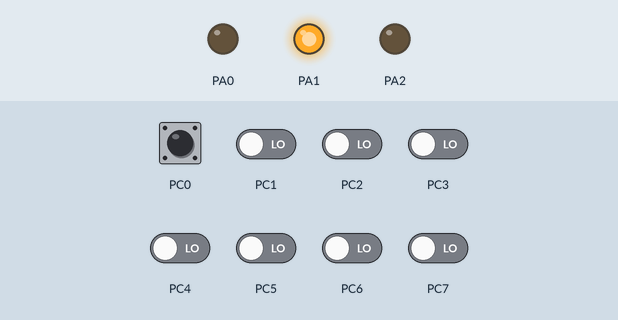
This program was run on a simulated ATmega32, built with avr-gcc and emulated at 1 MHz (the files do not name the chip). Parts: output pins drawn as LEDs (lit = HIGH). The test bench sets the inputs (shaded band); at power-on: PC0 HIGH, PC1–7 LOW.

Above: at 1.2 s.
1.3 s: PC0 pulled LOW for 0.15 s
At 1.37 s:
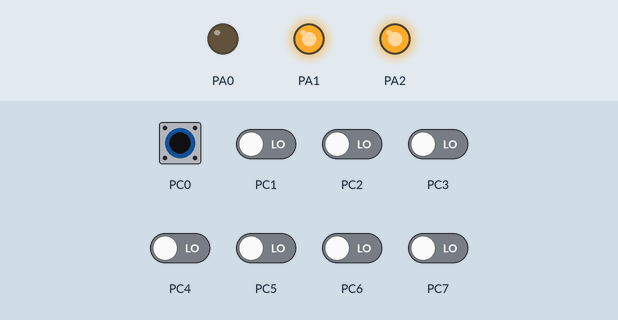
Timing chart, 0 to 4.3 s (numbered marks = the images above; inputs shaded):
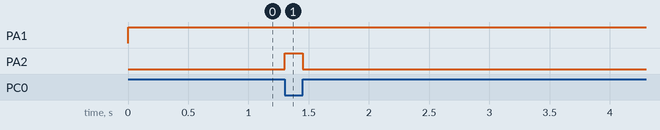

Measured:
- after the input at 1.3 s, PA2: LOW → HIGH at once, → LOW 0.15 s later

The program:

main.c
```c
/*
 * main.c
 *
 *  Created on: Sep 16, 2023
 *      Author: YOGA 640
 */

#include  "../LIB/STD_TYPES.h"
#include  "../LIB/BIT_MATH.h"
#include  "../LIB/ERROR_STATE.h"

#include  "../MCAL/DIO/DIO_Interface.h"

#include  "../HAL/LED/LED_Interface.h"
#include  "../HAL/LED/LED_Config.h"

#include  "../HAL/Switch/Switch_Interface.h"
#include  "../HAL/Switch/Switch_Config.h"


#include "util/delay.h"

extern Switch_t  Switch_AStrSwitchConfig[SWITCH_NUM];
extern LED_t LED_AStrConfig[LED_NUM];

int main()
{
	u8 localvalue ;

//	DIO_enuSetPortDirection(DIO_PORTA,OUTPUT);
//	DIO_enuClearPortValue(DIO_PORTA);
//
//	DIO_enuSetPinValue(DIO_PORTA,DIO_PIN0,LOW);
//	DIO_enuSetPinValue(DIO_PORTA,DIO_PIN0,LOW);
//
//
	Switch_enuInitialize(Switch_AStrSwitchConfig);
	LED_enuInitialize(LED_AStrConfig);
	while(1)
	{
		Switch_enuGetSwitchState(&Switch_AStrSwitchConfig[0] , &localvalue);
		//DIO_enuClearPortValue(DIO_PORTA);
		if(localvalue == SWITCH_PRESSED)
		{

			DIO_enuSetPinValue(DIO_PORTA,DIO_PIN2,HIGH);
			//LED_enuTurn_LED_ON(&LED_AStrConfig[0]);
		}
		else if(localvalue == SWITCH_NOT_PRESSED)
		{
			DIO_enuSetPinValue(DIO_PORTA,DIO_PIN2,LOW);
			//LED_enuTurn_LED_OFF(&LED_AStrConfig[0]);
		}


	}
	return  0;
}
```

LED_Config.c
```c
/******************************************************/
/******************************************************/
/**************   Author: Doaa Tawfik   ***************/
/**************   Layer:  HAL           ***************/
/**************   SWC:    LED           ***************/
/**************   Version: 2.00         ***************/
/******************************************************/
/******************************************************/


#include  "../LIB/STD_TYPES.h"
#include  "../LIB/ERROR_STATE.h"
#include  "../LIB/BIT_MATH.h"

#include  "../MCAL/DIO/DIO_Interface.h"

#include  "LED_Config.h"
#include  "LED_Private.h"
#include  "LED_Interface.h"


LED_t LED_AStrConfig[LED_NUM] ={
		{DIO_PORTA , DIO_PIN0 , LED_SOURCE},
		{DIO_PORTA , DIO_PIN1 , LED_SINK},
		{DIO_PORTA , DIO_PIN2 , LED_SOURCE}
};
```

LED_Config.h
```c
/******************************************************/
/******************************************************/
/**************   Author: Doaa Tawfik   ***************/
/**************   Layer:  HAL           ***************/
/**************   SWC:    LED           ***************/
/**************   Version: 2.00         ***************/
/******************************************************/
/******************************************************/


#ifndef  LED_CONFIG_H_
#define  LED_CONFIG_H_


#define     LED_NUM       3

typedef struct
{
	u8 LED_u8Port_ID;
	u8 LED_u8Pin_ID;
	u8 LED_u8Pin_Connection;
}LED_t;


#endif
```

LED_Config.c
```c
/******************************************************/
/******************************************************/
/**************   Author: Doaa Tawfik   ***************/
/**************   Layer:  HAL           ***************/
/**************   SWC:    LED           ***************/
/**************   Version: 2.00         ***************/
/******************************************************/
/******************************************************/


#include  "../LIB/STD_TYPES.h"
#include  "../LIB/ERROR_STATE.h"
#include  "../LIB/BIT_MATH.h"

#include  "../MCAL/DIO/DIO_Interface.h"

#include  "LED_Config.h"
#include  "LED_Private.h"
#include  "LED_Interface.h"


LED_t LED_AStrConfig[LED_NUM] ={
		{DIO_PORTA , DIO_PIN0 , LED_SOURCE},
		{DIO_PORTA , DIO_PIN1 , LED_SINK},
		{DIO_PORTA , DIO_PIN2 , LED_SOURCE}
};
```

LED_Config.h
```c
/******************************************************/
/******************************************************/
/**************   Author: Doaa Tawfik   ***************/
/**************   Layer:  HAL           ***************/
/**************   SWC:    LED           ***************/
/**************   Version: 2.00         ***************/
/******************************************************/
/******************************************************/


#ifndef  LED_CONFIG_H_
#define  LED_CONFIG_H_


#define     LED_NUM       3

typedef struct
{
	u8 LED_u8Port_ID;
	u8 LED_u8Pin_ID;
	u8 LED_u8Pin_Connection;
}LED_t;


#endif
```

Switch_Config.c
```c
/******************************************************/
/******************************************************/
/**************   Author: Doaa Tawfik   ***************/
/**************   Layer:  HAL           ***************/
/**************   SWC:    LED           ***************/
/**************   Version: 2.00         ***************/
/******************************************************/
/******************************************************/

#include  "../../LIB/STD_TYPES.h"
#include  "../../LIB/ERROR_STATE.h"
#include  "../../LIB/BIT_MATH.h"

#include  "../../MCAL/DIO/DIO_Interface.h"

#include  "Switch_Config.h"
#include  "Switch_Private.h"
#include  "Switch_Interface.h"

Switch_t  Switch_AStrSwitchConfig[SWITCH_NUM] =
{
		{DIO_PORTC , DIO_PIN0 , PULL_UP},
		{DIO_PORTB , DIO_PIN1 , FLOAT}
};
```

Switch_Config.h
```c
/******************************************************/
/******************************************************/
/**************   Author: Doaa Tawfik   ***************/
/**************   Layer:  HAL           ***************/
/**************   SWC:    LED           ***************/
/**************   Version: 2.00         ***************/
/******************************************************/
/******************************************************/


#ifndef  SWITCH_CONFIG_H_
#define  SWITCH_CONFIG_H_


typedef struct {

	u8 Switch_u8Port_ID;
	u8 Switch_u8Pin_ID;
	u8 Switch_u8State;

}Switch_t;

#define      SWITCH_NUM     2


#endif
```

LED_Interface.h
```c
/******************************************************/
/******************************************************/
/**************   Author: Doaa Tawfik   ***************/
/**************   Layer:  HAL           ***************/
/**************   SWC:    LED           ***************/
/**************   Version: 2.00         ***************/
/******************************************************/
/******************************************************/


#ifndef  LED_INTERFACE_H_
#define  LED_INTERFACE_H_

#include "../LIB/ERROR_STATE.h"
#include "LED_Config.h"


ES_t  LED_enuInitialize(LED_t *Copy_PStrLEDConfig);


ES_t  LED_enuTurn_LED_ON(LED_t *Copy_PArrLED_ID);

ES_t  LED_enuTurn_LED_OFF(LED_t *Copy_PArrLED_ID);


#endif
```

LED_Program.c
```c
/******************************************************/
/******************************************************/
/**************   Author: Doaa Tawfik   ***************/
/**************   Layer:  HAL           ***************/
/**************   SWC:    LED           ***************/
/**************   Version: 2.00         ***************/
/******************************************************/
/******************************************************/


#include "../LIB/STD_TYPES.h"
#include "../LIB/ERROR_STATE.h"
#include "../LIB/BIT_MATH.h"

#include "LED_Private.h"
#include "LED_Config.h"

#include "../MCAL/DIO/DIO_Interface.h"


/*****************************************************************************/
/*****************************************************************************/
/** Function Name   : LED_enuInitialize.                                    **/
/** Return Type     : Error_State enum.                                     **/
/** Arguments       : Copy_PStrLEDConfig.                                   **/
/** Functionality   : Initializing Leds                                     **/
/*This function take a pointer to struct of type LED_t & we use this        **/
/*pointer to access array elements & set direction of this led......        **/
/*****************************************************************************/
/*****************************************************************************/
/*****************************************************************************/

ES_t  LED_enuInitialize(LED_t *Copy_PStrLEDConfig)
{
	ES_t Local_enuErrorState   = ES_NOK;

	if(Copy_PStrLEDConfig != NULL)
	{
		u8 Local_u8Iterator;

		for(Local_u8Iterator = 0 ; Local_u8Iterator < LED_NUM ; Local_u8Iterator++)
		{

			if((Copy_PStrLEDConfig[Local_u8Iterator].LED_u8Port_ID >= DIO_PORTA) && ( Copy_PStrLEDConfig[Local_u8Iterator].LED_u8Port_ID <= DIO_PORTD))
			{
				if((Copy_PStrLEDConfig[Local_u8Iterator].LED_u8Pin_ID >= DIO_PIN0) && ( Copy_PStrLEDConfig[Local_u8Iterator].LED_u8Pin_ID <= DIO_PIN7))
				{
					if(Copy_PStrLEDConfig[Local_u8Iterator].LED_u8Pin_Connection == LED_SOURCE)
					{
						Local_enuErrorState  = DIO_enuSetPinDirection(Copy_PStrLEDConfig[Local_u8Iterator].LED_u8Port_ID , Copy_PStrLEDConfig[Local_u8Iterator].LED_u8Pin_ID , OUTPUT);
						Local_enuErrorState |= DIO_enuSetPinValue(Copy_PStrLEDConfig[Local_u8Iterator].LED_u8Port_ID , Copy_PStrLEDConfig[Local_u8Iterator].LED_u8Pin_ID , LOW);
					}
					else if(Copy_PStrLEDConfig[Local_u8Iterator].LED_u8Pin_Connection == LED_SINK)
					{
						Local_enuErrorState  = DIO_enuSetPinDirection(Copy_PStrLEDConfig[Local_u8Iterator].LED_u8Port_ID , Copy_PStrLEDConfig[Local_u8Iterator].LED_u8Pin_ID , OUTPUT);
						Local_enuErrorState |= DIO_enuSetPinValue(Copy_PStrLEDConfig[Local_u8Iterator].LED_u8Port_ID , Copy_PStrLEDConfig[Local_u8Iterator].LED_u8Pin_ID , HIGH);

					}
					else
					{
						Local_enuErrorState = ES_OUT_OF_RANGE;
					}
				}
				else
				{
					Local_enuErrorState = ES_OUT_OF_RANGE;

				}

			}
			else
			{
				Local_enuErrorState = ES_OUT_OF_RANGE;

			}
		}
	}
	else
	{
		Local_enuErrorState = ES_NULL_POINTER;
	}

	return  Local_enuErrorState;
}


/*****************************************************************************/
/*****************************************************************************/
/** Function Name   : LED_enuTurn_LED_ON.                                   **/
/** Return Type     : Error_State enum.                                     **/
/** Arguments       : Copy_PArrLED_ID.                                      **/
/** Functionality   : Turn led on                                           **/
/*This function take a pointer to array element(Desired led)                **/
/*& we use it to turn the desired led on(source/sink)                       **/
/*****************************************************************************/
/*****************************************************************************/
/*****************************************************************************/

ES_t  LED_enuTurn_LED_ON(LED_t *Copy_PArrLED_ID)
{
	ES_t Local_enuErrorState   = ES_NOK;

	if(Copy_PArrLED_ID != NULL)
	{
		if(Copy_PArrLED_ID->LED_u8Pin_Connection == LED_SOURCE)
		{
			Local_enuErrorState = DIO_enuSetPinValue(Copy_PArrLED_ID->LED_u8Port_ID , Copy_PArrLED_ID->LED_u8Pin_ID , HIGH);
		}
		else if(Copy_PArrLED_ID->LED_u8Pin_Connection == LED_SINK)
		{
			Local_enuErrorState = DIO_enuSetPinValue(Copy_PArrLED_ID->LED_u8Port_ID , Copy_PArrLED_ID->LED_u8Pin_ID , LOW);
		}
		else
		{
			Local_enuErrorState = ES_OUT_OF_RANGE;
		}
	}
	else
	{
		Local_enuErrorState = ES_NULL_POINTER;
	}

	return  Local_enuErrorState;
}


/*****************************************************************************/
/*****************************************************************************/
/** Function Name   : LED_enuTurn_LED_OFF.                                  **/
/** Return Type     : Error_State enum.                                     **/
/** Arguments       : Copy_PArrLED_ID.                                      **/
/** Functionality   : Turn led off                                          **/
/*This function take a pointer to array element(Desired led)                **/
/*& we use it to turn the desired led off(source/sink)                      **/
/*****************************************************************************/
/*****************************************************************************/
/*****************************************************************************/

ES_t  LED_enuTurn_LED_OFF(LED_t *Copy_PArrLED_ID)
{
	ES_t Local_enuErrorState   = ES_NOK;

	if(Copy_PArrLED_ID != NULL)
	{
		if(Copy_PArrLED_ID->LED_u8Pin_Connection == LED_SOURCE)
		{
			Local_enuErrorState = DIO_enuSetPinValue(Copy_PArrLED_ID->LED_u8Port_ID , Copy_PArrLED_ID->LED_u8Pin_ID , LOW);
		}
		else if(Copy_PArrLED_ID->LED_u8Pin_Connection == LED_SINK)
		{
			Local_enuErrorState = DIO_enuSetPinValue(Copy_PArrLED_ID->LED_u8Port_ID , Copy_PArrLED_ID->LED_u8Pin_ID , HIGH);
		}
		else
		{
			Local_enuErrorState = ES_OUT_OF_RANGE;
		}
	}
	else
	{
		Local_enuErrorState = ES_NULL_POINTER;
	}

	return  Local_enuErrorState;
}
```

LED_Interface.h
```c
/******************************************************/
/******************************************************/
/**************   Author: Doaa Tawfik   ***************/
/**************   Layer:  HAL           ***************/
/**************   SWC:    LED           ***************/
/**************   Version: 2.00         ***************/
/******************************************************/
/******************************************************/


#ifndef  LED_INTERFACE_H_
#define  LED_INTERFACE_H_

#include "../LIB/ERROR_STATE.h"
#include "LED_Config.h"


ES_t  LED_enuInitialize(LED_t *Copy_PStrLEDConfig);


ES_t  LED_enuTurn_LED_ON(LED_t *Copy_PArrLED_ID);

ES_t  LED_enuTurn_LED_OFF(LED_t *Copy_PArrLED_ID);


#endif
```

Switch_Interface.h
```c
/******************************************************/
/******************************************************/
/**************   Author: Doaa Tawfik   ***************/
/**************   Layer:  HAL           ***************/
/**************   SWC:    LED           ***************/
/**************   Version: 2.00         ***************/
/******************************************************/
/******************************************************/


#ifndef  SWITCH_INTERFACE_H_
#define  SWITCH_INTERFACE_H_

#include "../../LIB/STD_TYPES.h"
#include "../../LIB/ERROR_STATE.h"

#include "Switch_Config.h"


#define     SWITCH_PRESSED                   0
#define     SWITCH_NOT_PRESSED               1


ES_t   Switch_enuInitialize(Switch_t *Copy_PStrSwitchConfig);

ES_t    Switch_enuGetSwitchState(Switch_t *Copy_PArrSwitch_ID , u8 *Copy_pu8ReturnState);


#endif
```

LED_Private.h
```c
/******************************************************/
/******************************************************/
/**************   Author: Doaa Tawfik   ***************/
/**************   Layer:  HAL           ***************/
/**************   SWC:    LED           ***************/
/**************   Version: 2.00         ***************/
/******************************************************/
/******************************************************/


#ifndef  LED_PRIVATE_H_
#define  LED_PRIVATE_H_


#define   LED_SOURCE          3
#define   LED_SINK            4


#endif
```

Switch_Private.h
```c
/******************************************************/
/******************************************************/
/**************   Author: Doaa Tawfik   ***************/
/**************   Layer:  HAL           ***************/
/**************   SWC:    LED           ***************/
/**************   Version: 2.00         ***************/
/******************************************************/
/******************************************************/


#ifndef  SWITCH_PRIVATE_H_
#define  SWITCH_PRIVATE_H_


#define     PULL_UP        1
#define     FLOAT          0

#endif
```

BIT_MATH.h
```c
/*****************************************************/
/*****************************************************/
/**************   Author: Doaa Tawfik  ***************/
/**************   Layer: LIBRARY       ***************/
/**************   Version: 1.00        ***************/
/*****************************************************/
/*****************************************************/
#ifndef BIT_MATH_H_
#define BIT_MATH_H_

#define SET_BIT(VAR , BIT_NUM) (VAR|=(1<<BIT_NUM))
#define CLEAR_BIT(VAR , BIT_NUM) (VAR&=(~(1<<BIT_NUM)))
#define TOGGLE_BIT(VAR , BIT_NUM) (VAR^=(1<<BIT_NUM))
#define GET_BIT(VAR , BIT_NUM) (1&(VAR>>BIT_NUM))

#endif
```

ERROR_STATE.h
```c
#ifndef ERROR_STATE_H_
#define ERROR_STATE_H_

typedef enum
{
	ES_NOK ,
	ES_OK ,
	ES_NULL_POINTER,
	ES_OUT_OF_RANGE
}ES_t;


#endif
```

STD_TYPES.h
```c
/*****************************************************/
/*****************************************************/
/**************   Author: Doaa Tawfik  ***************/
/**************   Layer: LIBRARY       ***************/
/**************   Version: 1.00        ***************/
/*****************************************************/
/*****************************************************/
#ifndef STD_TYPES_H_
#define STD_TYPES_H_


typedef   unsigned char         u8;
typedef   signed char           s8;

typedef   unsigned short int    u16;
typedef   signed short int      s16;

typedef   unsigned long int     u32;
typedef   signed long int       s32;

typedef   float                 f32;
typedef   double                f64;

#define   NULL                  0


#define   F_CPU                 1000000UL


#endif
```

DIO_Config.h
```c
/******************************************************/
/******************************************************/
/**************   Author: Doaa Tawfik   ***************/
/**************   Layer:  MCAL          ***************/
/**************   SWC:    DIO           ***************/
/**************   Version: 2.00         ***************/
/******************************************************/
/******************************************************/


#ifndef  DIO_CONFIG_H_
#define  DIO_CONFIG_H_


#endif
```

Source omitted: LED_Program.c (6235 bytes), Switch_Program.c (4542 bytes), DIO_Interface.h (1615 bytes), DIO_Private.h (1190 bytes), DIO_Program.c (15345 bytes), DIO_Register.h (1017 bytes)
